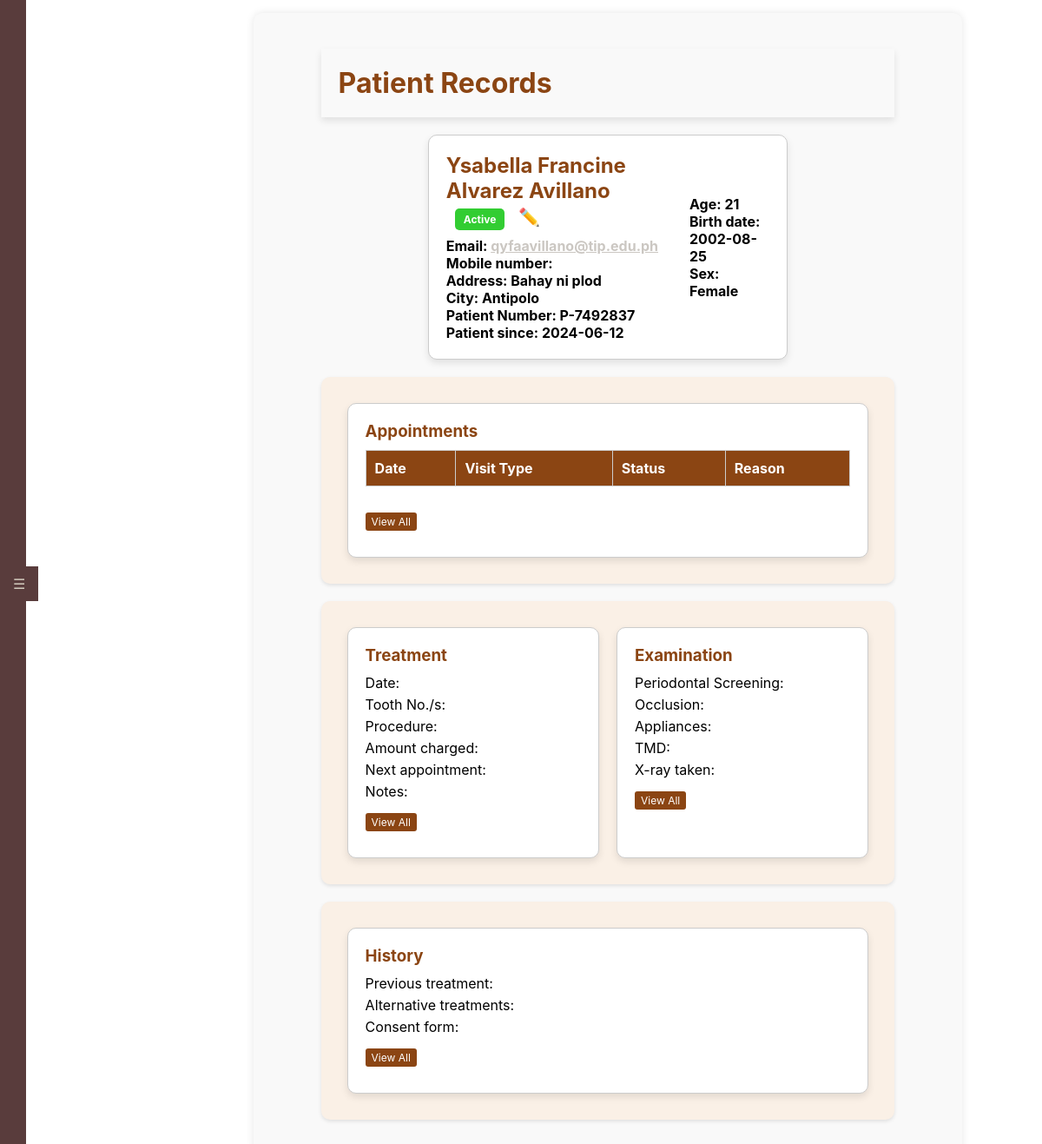
The page /overview/2 on the database its author committed.
### tables this page shows
CREATE TABLE "patients" (
	"patient_id"	INTEGER,
	"econtact_id"	INTEGER,
	"estatus_id"	INTEGER,
	"patient_number"	TEXT,
	"first_name"	TEXT NOT NULL,
	"middle_name"	TEXT,
	"last_name"	TEXT NOT NULL,
	"dob"	NUMERIC NOT NULL,
	"mobile_number"	INTEGER,
	"email"	TEXT,
	"address"	TEXT,
	"city"	TEXT,
	"next_appointment"	DATE,
	"last_appointment"	DATE,
	"register_date"	DATE,
	"medical_conditions"	TEXT,
	"current_medication"	TEXT,
	"sex"	TEXT,
	"marital_status"	TEXT,
	"occupation"	TEXT,
	"is_active"	BOOLEAN DEFAULT 1,
	FOREIGN KEY("econtact_id") REFERENCES "emergency_contacts"("econtact_id"),
	FOREIGN KEY("estatus_id") REFERENCES "employmentStatus"("estatus_id"),
	PRIMARY KEY("patient_id" AUTOINCREMENT)
);

### app.py (the view)
@app.route('/overview/<int:patient_id>')
def overview(patient_id):
    conn = get_db_connection()
    patient = conn.execute('SELECT * FROM patients WHERE patient_id = ?', (patient_id,)).fetchone()
    if patient is None:
        flash('Patient not found!', 'danger')
        return redirect(url_for('dashboard'))
    birth_date = datetime.strptime(patient['dob'], '%Y-%m-%d')
    today = datetime.today()
    age = today.year - birth_date.year - ((today.month, today.day) < (birth_date.month, birth_date.day))
    patient = dict(patient)
    patient['age'] = age
    appointments = conn.execute('SELECT * FROM appointments WHERE patient_id = ?', (patient_id,)).fetchall()
    treatment = conn.execute('SELECT * FROM treatments WHERE patient_id = ?', (patient_id,)).fetchone()
    examination = conn.execute('SELECT * FROM examinations WHERE patient_id = ?', (patient_id,)).fetchone()
    medical_history = conn.execute('SELECT * FROM medical_history WHERE patient_id = ?', (patient_id,)).fetchone()
    conn.close()
    user_number = session.get('user_number')
    current_time = datetime.now().strftime("%Y-%m-%d %H:%M:%S")
    log_activity(f'{user_number} {current_time}: Viewed overview for patient ID {patient_id}')
    return render_template('overview.html',
                           patient=patient,
                           appointments=appointments,
                           treatment=treatment or {},
                           examination=examination or {},
                           medical_history=medical_history or {})

### app.py (called while the page is built)
def get_db_connection():
    conn = sqlite3.connect(app.config['DATABASE'], timeout=30)
    conn.execute('PRAGMA journal_mode=WAL')
    conn.row_factory = sqlite3.Row
    return conn

def log_activity(activity):
    user_number = session.get('user_number')  # Assuming you store the user's number in the session
    user_name = session.get('first_name')  # Assuming you store the user's name in the session
    current_time = datetime.now().strftime("%Y-%m-%d %H:%M:%S")
    log_message = f"{user_number} {current_time}: {activity}"
    conn = get_db_connection()
    conn.execute('INSERT INTO user_logs (user_number, user_name, activity) VALUES (?, ?, ?)', (user_number, user_name, log_message))
    conn.commit()
    conn.close()

### templates/overview.html (shortened to what this page needs)
<!DOCTYPE html>
<html lang="en">
<head>
    <link rel="stylesheet" href="{{ url_for('static', filename='styles.css') }}">
</head>
<body class="overview-page">
    <div class="sidebar-tab" id="toggleSidebar">☰</div>
    <div id="sidebar" class="sidebar">
        <ul>
            <li><a href="{{ url_for('dashboard') }}">Dashboard</a></li>
            <li><a href="{{ url_for('profile') }}">Profile</a></li>
            <li><a href="{{ url_for('users') }}">Users</a></li>
            <li><a href="{{ url_for('treatments') }}">Treatment</a></li>
            <li><a href="{{ url_for('maintenance') }}">Maintenance</a></li>
            <li><a href="{{ url_for('inventory') }}">Inventory</a></li>
            <li><a href="{{ url_for('reports') }}">Reports</a></li>
            <li><a href="{{ url_for('payments') }}">Payments</a></li>
            <br>
            <br>
            <br>
            <br>
            <br>
            <br>
            <li><a href="{{ url_for('help') }}">Help</a></li>
            <li><a href="{{ url_for('about') }}">About</a></li>
            <li><a href="{{ url_for('logout') }}">Logout</a></li>
        </ul>
    </div>
    <div class="main-content">
        <div class="container">
            <h1 class="header">Patient Records</h1>
            <div class="patient-info box">
                <div>
                    <h2>{{ patient.first_name }} {{ patient.middle_name }} {{ patient.last_name }}
                        <span class="status-badge">{{ 'Active' if patient.is_active else 'Inactive' }}</span>
                        <a href="#" class="edit-btn">✏️</a>
                    </h2>
                    <p>Email: <a href="mailto:{{ patient.email }}">{{ patient.email }}</a></p>
                    <p>Mobile number: <a href="tel:{{ patient.phone }}">{{ patient.phone }}</a></p>
                    <p>Address: {{ patient.address }}</p>
                    <p>City: <strong>{{ patient.city }}</strong></p>
                    <p>Patient Number: {{ patient.patient_number }}</p>
                    <p>Patient since: {{ patient.register_date }}</p>
                </div>
                <div>
                    <p>Age: {{ patient.age }}</p>
                    <p>Birth date: {{ patient.dob }}</p>
                    <p>Sex: {{ patient.sex }}</p>
                </div>
            </div>
            <div class="section">
                <div class="box">
                    <h3>Appointments</h3>
                    <table class="appointment-table">
                        <thead>
                            <tr>
                                <th>Date</th>
                                <th>Visit Type</th>
                                <th>Status</th>
                                <th>Reason</th>
                            </tr>
                        </thead>
                    </table>
                    <a href="#" class="view-all-btn">View All</a>
                </div>
            </div>
            <div class="section">
                <div class="box">
                    <h3>Treatment</h3>
                    <p>Date: {{ treatment.date }}</p>
                    <p>Tooth No./s: {{ treatment.tooth_numbers }}</p>
                    <p>Procedure: {{ treatment.procedure }}</p>
                    <p>Amount charged: {{ treatment.amount_charged }}</p>
                    <p>Next appointment: {{ treatment.next_appointment }}</p>
                    <p>Notes: {{ treatment.notes }}</p>
                    <a href="#" class="view-all-btn">View All</a>
                </div>
                <div class="box">
                    <h3>Examination</h3>
                    <p>Periodontal Screening: {{ examination.periodontal_screening }}</p>
                    <p>Occlusion: {{ examination.occlusion }}</p>
                    <p>Appliances: {{ examination.appliances }}</p>
                    <p>TMD: {{ examination.tmd }}</p>
                    <p>X-ray taken: {{ examination.xray }}</p>
                    <a href="{{ url_for('intraoral_exams', patient_id=patient.patient_id) }}" class="view-all-btn">View All</a>
                </div>
            </div>
            <div class="section">
                <div class="box">
                    <h3>History</h3>
                    <p>Previous treatment: {{ medical_history.previous_treatment }}</p>
                    <p>Alternative treatments: {{ medical_history.alternative_treatments }}</p>
                    <p>Consent form: {{ medical_history.consent_form }}</p>
                    <a href="#" class="view-all-btn">View All</a>
                </div>
            </div>
        </div>
    </div>
</body>
</html>

### rows shown on the page
patients: first_name "Ysabella Francine", middle_name "Alvarez", last_name "Avillano", is_active "Active", email "qyfaavillano@tip.edu.ph", address "Bahay ni plod", city "Antipolo", patient_number "P-7492837", register_date "2024-06-12", dob "2002-08-25", sex "Female"

### other values the page prints
{{ patient.age }} "21"
